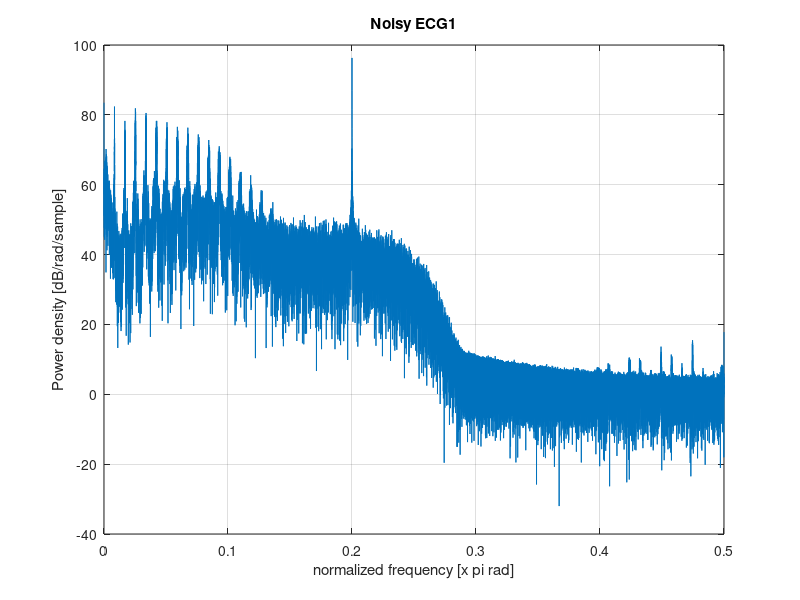
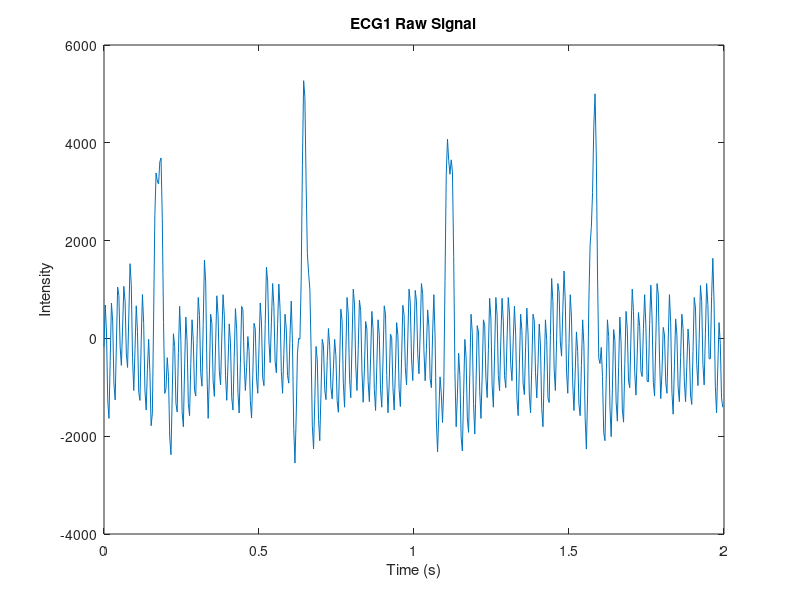
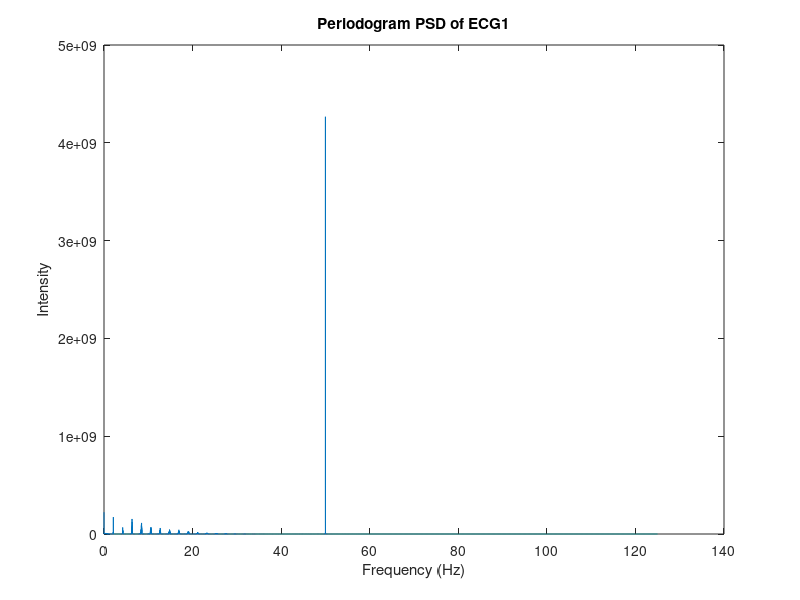
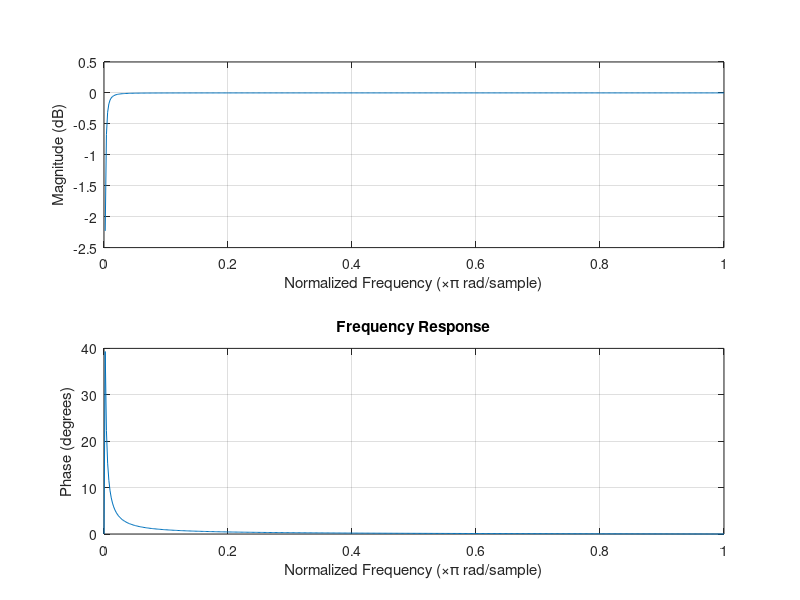

Reproduce these figures in MATLAB, in order. (Note: this script raises an error after producing the figures.)
%% Lab 3: ECG
% ELEC3802

clc
clear
clf

%% Load data

load('ECG_noisy.mat');

%% A. Examine the frequency spectrum and design filters for ECG
%Examine the DC off-set
figure(1)

% Pick ECG1_noisy
periodogram(ECG1_noisy);
% Q3 There is DC offset as the value is not ZERO at frequency of 0Hz
title('Noisy ECG1');
saveas(gcf,'ECG1_noisy','png');

% Raw signal
N=length(ECG1_noisy);
t=[0:N-1]/Fs;
figure();
plot(t(1:500),ECG1_noisy(1:500));   
title('ECG1 Raw Signal');
xlabel('Time (s)');
ylabel('Intensity');
saveas(gcf,'ECG1_noisy_Raw','png');


NF=2^16;
[Pxx,W]=periodogram(ECG1_noisy,[],NF);
%converting to Hz
fp=Fs*W/(2*pi);
% CHECK FOR DC OFFSET AND POWER LINE PICK UP
figure();
plot(fp,Pxx,'-');
title('Periodogram PSD of ECG1');
xlabel('Frequency (Hz)');
ylabel('Intensity');
saveas(gcf,'ECG1_noisy_periodogram','png');

% Q4. Yes, there are spikes in the signal at normalised freq = 0.4 (50Hz)

%% Q5 Low order filter
fc = 0.2;
Wn = fc/(Fs/2);
% 1st order 
[b,a] = butter(1,Wn,'high');

% Check the frequency response of the filter.
figure();
freqz(b,a);
title('Frequency Response');
saveas(gcf,'frequencyResponse_1','png');

% Visualize filter
ECG1_low_filtered = filter(b,a,ECG1_noisy);
figure();
% periodogram(ECG1_low_filtered);
[Pxx,W]=periodogram(ECG1_low_filtered,[],NF);
fp=Fs*W/(2*pi);
figure();
plot(fp,Pxx,'-');
title('Periodogram PSD of ECG1 after High Pass Filter');
xlabel('Frequency (Hz)');
ylabel('Intensity');
saveas(gcf,'Periodogram_PSD_ECG1_High_Pass_Filter','png');
figure();
freqz(ECG1_low_filtered);
title('Frequency Response');
saveas(gcf,'High_Pass_Filtered_frequencyResponse_1','png');


%% Check the baseline drift
figure();
plot(t(1:4000),ECG1_noisy(1:4000)); 
hold on
plot(t(1:4000),ECG1_low_filtered(1:4000));
title('ECG1 Raw Signal VS High-Pass Filtered Signal');
xlabel('Time (s)');
ylabel('Intensity');
legend('ECG1 Raw Signal','ECG1 High-Pass Filtered');
set(legend,'Location','best');
saveas(gcf,'ECG1_baselineDrift','png');

% The baseline drift and DC offset is partially removed.

%% Q6 9th order filter

fc_9 = 35;
Wn_9 = fc_9/(Fs/2);
[b_9,a_9] = butter(9,Wn_9,'low');
ECG1_high_filtered = filter(b_9,a_9,ECG1_low_filtered);

[Pxx,W]=periodogram(ECG1_high_filtered,[],NF);
fp=Fs*W/(2*pi);
figure();
plot(fp,Pxx,'-');
title('Periodogram PSD of ECG1 after Low Pass Filter');
xlabel('Frequency (Hz)');
ylabel('Intensity');
saveas(gcf,'Periodogram_PSD_ECG1_Low_Pass_Filter','png');
figure();
freqz(ECG1_high_filtered);
title('Frequency Response');
saveas(gcf,'Low_Pass_Filtered_frequencyResponse_1','png');

%% Q7 Notch filter

noise_freq = 50;
Wo = noise_freq/(Fs/2);  
Bw = Wo/35;
[b_n,a_n] = iirnotch(Wo,Bw);
% fvtool(b,a);

% Apply the filter to the signal
ECG1_Power_line_filtered = filter(b_n,a_n,ECG1_high_filtered);
[Pxx,W]=periodogram(ECG1_Power_line_filtered,[],NF);
fp=W*(Fs/2)/(pi);
figure();
plot(fp,Pxx,'-');
title('Periodogram PSD of ECG1 after Notch Filter');
xlabel('Frequency (Hz)');
ylabel('Intensity');
saveas(gcf,'ECG1_Power_line_filtered_PSD','png');

figure();
freqz(ECG1_Power_line_filtered);
title('Frequency Response');
saveas(gcf,'Nortch_Filtered_frequencyResponse_1','png');

%% Examine filtered signal
figure();
plot(t(1:500),ECG1_Power_line_filtered(1:500));   
title('ECG1 Filtered Signal');
xlabel('Time (s)');
ylabel('Intensity');
saveas(gcf,'ECG1_Filtered_Exmained','png');

%% B Identify ECG Components

% Q9

% The number of segments the signal would be split into
seg= 10;
segment = [];
N = length(ECG1_Power_line_filtered);
t = N/seg;
x0=10;
y0=10;
width=10000;
height=2000;
figure()
set(gcf,'position',[x0,y0,width,height])

for i = 1:seg
    segment(i,:) = ECG1_Power_line_filtered((i-1)*t+1 : t*i );
    subplot(10,1,i);
    plot(segment(i,:));
end 
sgtitle('Filtered ECG1 Segment');
saveas(gcf,'Filtered_ECG1_10-equal_segments','png');

%% Threshold
T = [1000, 2000, 3000, 4000];
[r,c]=size(segment);

% Loop to mark each threshold
for i = 1:r
    figure();
    hold on
    plot(segment(i,:));
    for t = 1:length(T)
        set(gcf,'position',[x0,y0,width,height]);
        s(t,1:c) = thresh(segment(i,:),T(t))*T(t);
        plot(s(t,1:c),'x');
        plot(T(t)*ones(1,length(segment)));
    end
    legend(['EGC1 Segment ',num2str(i)],['Threshold Marker at T= ',num2str(T(1))],['Threshold Line at T= ',num2str(T(1))],['Threshold Marker at T= ',num2str(T(2))],['Threshold Line at T= ',num2str(T(2))],['Threshold Marker at T= ',num2str(T(3))],['Threshold Line at T= ',num2str(T(3))],['Threshold Marker at T= ',num2str(T(4))],['Threshold Line at T= ',num2str(T(4))]);
    title(['ECG1 Segment ',num2str(i)]);
    set(legend(),'Location','southeast');
    saveas(gcf,sprintf('ECG1_high_filtered_Segment%d_Threshold.png',i));
end

% Each Segments with different threshold level
for i = 1:r
    figure();
    set(gcf,'position',[x0,y0,width,height])
    subplot(5,1,1);
    plot(segment(i,:));
    title(['Filtered ECG1 Segment ',num2str(i)]);
    for t = 1:length(T)
        s = thresh(segment(i,:),T(t))*T(t);
        subplot(5,1,t+1);
        plot(s,'r');
        title(['ECG1 Segment ',num2str(i), ' With Threshold of T= ',num2str(T(t))]);
    end
    sgtitle(['ECG1 Segment ',num2str(i),' With Different Threshold']);
    saveas(gcf,sprintf('ECG1_high_filtered_Segment%d_T%d.png',i,T(t)));
end
%% BPM
% Calculate the BPM on Segment 2 using T = 3000
T = 3000;
bpm = rate(segment(2,:), Fs, T);
disp('Caculated BPM from given formula: ');
disp(round(bpm));

% Correction on BPM formula
x = segment(2,:);
heart_beat = thresh(x,T);
% Find the heart beat when the consecutive point is 0
number = 0;
for i= 1: length(x)
    if (heart_beat(i) == 1) && (heart_beat(i+1) == 0)
        number = number + 1;
    end
end
% from the sampling frequency, compute the length of the
% segment in minute
minute_length = length(x)/(Fs*60);
% compute the beats per minute
bpmCorrectm = number/minute_length;
disp('Caculated BPM from corrected formula: ');
disp(round(bpmCorrectm));

%% Each segment BPM
T = [1000, 2000, 3000, 4000];
for t = 1: length(T)
    bpmSum = 0;
    for a = 1:r
        x = segment(a,:);
        heart_beat = thresh(x,T(t));
        % Find the heart beat when the consecutive point is 0
        number = 0;
        for i= 1: length(x)
            if (heart_beat(i) == 1) && (heart_beat(i+1) == 0)
                number = number + 1;
            end
        end
        % from the sampling frequency, compute the length of the
        % segment in minute
        minute_length = length(x)/(Fs*60);
        % compute the beats per minute
        bpmCorrectm = number/minute_length;
        bpmSum = bpmCorrectm + bpmSum;
    end
        bpmAvg = bpmSum/10;
        disp(['Caculated Average BPM of ECG1', 'using T= ',num2str(T(t)),':']);
        disp(round(bpmAvg));
end